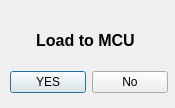
<?xml version="1.0" encoding="UTF-8"?>
<ui version="4.0">
 <class>Dialog</class>
 <widget class="QDialog" name="Dialog">
  <property name="geometry">
   <rect>
    <x>0</x>
    <y>0</y>
    <width>175</width>
    <height>108</height>
   </rect>
  </property>
  <property name="minimumSize">
   <size>
    <width>175</width>
    <height>108</height>
   </size>
  </property>
  <property name="maximumSize">
   <size>
    <width>175</width>
    <height>108</height>
   </size>
  </property>
  <property name="windowTitle">
   <string>Dialog</string>
  </property>
  <widget class="QLabel" name="label">
   <property name="geometry">
    <rect>
     <x>0</x>
     <y>30</y>
     <width>171</width>
     <height>20</height>
    </rect>
   </property>
   <property name="font">
    <font>
     <pointsize>12</pointsize>
     <weight>75</weight>
     <bold>true</bold>
    </font>
   </property>
   <property name="text">
    <string>Load to MCU</string>
   </property>
   <property name="alignment">
    <set>Qt::AlignCenter</set>
   </property>
  </widget>
  <widget class="QWidget" name="">
   <property name="geometry">
    <rect>
     <x>10</x>
     <y>70</y>
     <width>158</width>
     <height>25</height>
    </rect>
   </property>
   <layout class="QHBoxLayout" name="horizontalLayout">
    <item>
     <widget class="QPushButton" name="YESButton">
      <property name="text">
       <string>YES</string>
      </property>
     </widget>
    </item>
    <item>
     <widget class="QPushButton" name="NOButton">
      <property name="text">
       <string>No</string>
      </property>
     </widget>
    </item>
   </layout>
  </widget>
 </widget>
 <resources/>
 <connections/>
</ui>
